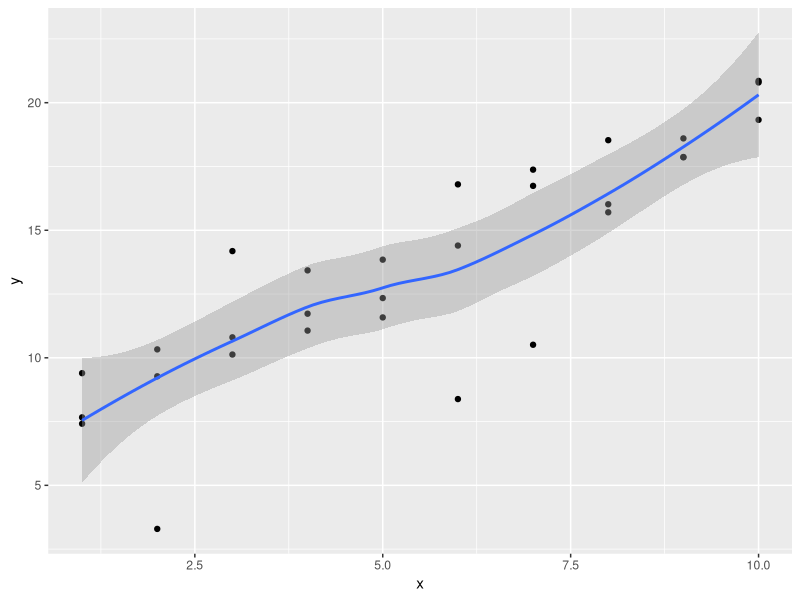
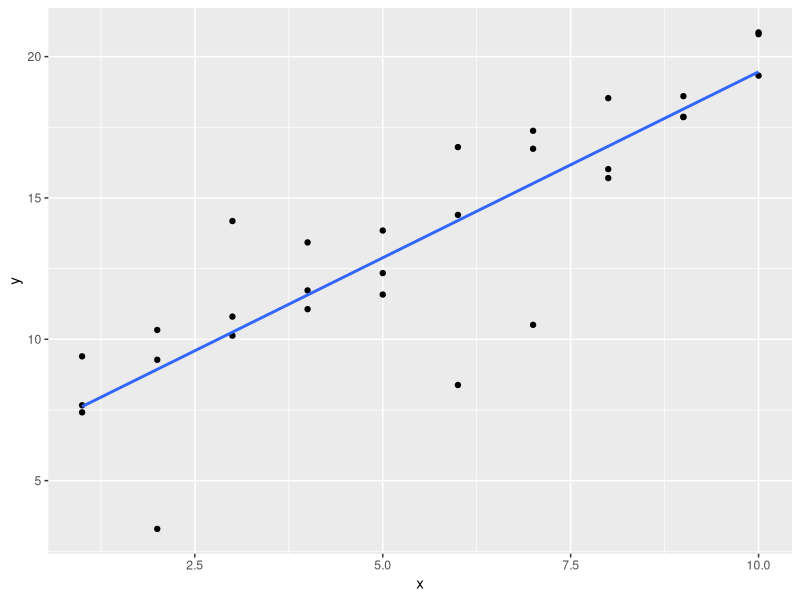

Recreate these plots in R, in order. (Note: this script raises an error after producing the figures.)
## ---- chunk 1
library(tidyverse)

library(modelr)
options(na.action = na.warn)
## ---- chunk 2
sim1a <- tibble(
  x = rep(1:10, each = 3),
  y = x * 1.5 + 6 + rt(length(x), df = 2)
)
## ---- chunk 3
sim1a_mod <- lm(y ~ x, data = sim1a)               # fit a linear model (straight line : `y ~ x`)

coef(sim1a_mod)                                    # Slope=1.480507    Intercept=5.806916

# Can't just put `sim1a_mod` into ggplot like below ...It plots *curve*, as for `sim1a`. (WHY?)
ggplot(sim1a_mod, aes(x, y)) +
  geom_point() +
  geom_smooth() 
## ---- chunk 4
ggplot(sim1a, aes(x = x, y = y)) +                 # OR using `sim1a_mod` gives same line (?)
  geom_point() +
  geom_smooth(method = "lm", se = FALSE)           # fit a linear model, not `method = 'loess'`
## ---- chunk 5
measure_distance <- function(mod, data) {
  diff <- data$y - make_prediction(mod, data)
  mean(abs(diff))
}
## ---- chunk 6
best <- optim(c(0, 0), measure_distance, data = sim1a)
best$par                                   # the best parameters of the 'mean-absolute distance'


# HOWEVER, although the code in Q2 defines `measure_distance` (and we have `sim1a` from Q1), that definition doesn't include what the `make_prediction()` function is ...SO at the moment we just get an ERROR
## ---- chunk 7
# "For the above function to work, we need to define a function `make_prediction` that takes a numeric vector of length two (the intercept and slope) and returns the predictions..."

make_prediction <- function(mod, data) {
  mod[1] + mod[2] * data$x
}

# (I don't properly understand this, but) running that `make_prediction` code, and then the `optim` code again, gives : [1] 6.013145 1.511948

# ...re. `lm()` with the same data, (in A1) : Slope=1.546082    Intercept=5.633505
## ---- chunk 8
model1 <- function(a, data) {
  a[1] + data$x * a[2] + a[3]
}
## ---- chunk 9
sim1_loess <- loess(y ~ x, data = sim1)                # model fitting

grid_loess <- sim1 %>%
  data_grid(x) %>%                                     # grid generation
  add_predictions(sim1_loess)                          # predictions

# "You can also use this function to add predictions [eg. from a `loess` regression] to your original [`sim1`] dataset" -- s23.3.1 R4DS book. (By default, output column gets named `pred`, but we could name it `pred_loess`) :
# sim1 <- sim1 %>%
#  data_grid(x) %>%
#  add_predictions(sim1_loess, var = "pred_loess")
## ---- chunk 10
ggplot(sim1, aes(x)) +                                 # visualisation
  geom_point(aes(y = y)) +
  geom_line(data = grid_loess, aes(y = pred), colour = "red", size = 1)
## ---- chunk 11
?add_predictions

# "A data frame. `add_prediction` adds a single new column, `.pred`, to the input data. `spread_predictions` adds one column for each model. `gather_predictions` adds two columns `.model` and `.pred`, and repeats the input rows for each model." -- Help

# "Next we add predictions. We’ll use modelr::add_predictions() which takes a data frame and a model. It adds the predictions from the model to a new column in the data frame" -- s23.3.1 R4DS book
## ---- chunk 12
ggplot(sim1, aes(x, resid)) + 
  geom_ref_line(h = 0) +
  geom_point()
# Just showing this for context. (Because running it here gives an error)

?geom_ref_line

# "geom_ref_line {modelr}" "Add a reference line (ggplot2)" -- Help
## ---- chunk 13
mod2 <- lm(y ~ x, data = sim2)

grid <- sim2 %>% 
  data_grid(x) %>% 
  add_predictions(mod2)
grid
## ---- chunk 14
mod2a <- lm(y ~ x - 1, data = sim2)          # [cf. chunk above] "explicitly drop it with `-1`"

grid <- sim2 %>% 
  data_grid(x) %>% 
  add_predictions(mod2a)
grid
## ---- chunk 15
# "To run a model without an intercept, add `-1` or `+0` to the right-hand-side of the formula"
mod2a <- lm(y ~ x - 1, data = sim2)

grid <- sim2 %>% 
  data_grid(x) %>% 
  spread_predictions(mod2, mod2a)            # `spread_predictions` let us compare side-by-side
grid
# "The predictions are exactly the same in the models with and without an intercept"
## ---- chunk 16

## ---- chunk 17
mod1 <- lm(y ~ x1 + x2, data = sim3)
mod2 <- lm(y ~ x1 * x2, data = sim3)
## ---- chunk 18

## ---- chunk 19
# Estimate models `mod1` and `mod2` on `sim4` :
mod1 <- lm(y ~ x1 + x2, data = sim4)
mod2 <- lm(y ~ x1 * x2, data = sim4)

# and add the residuals from these models to the `sim4` data :
sim4_mods <- gather_residuals(sim4, mod1, mod2)
## ---- chunk 20
# Frequency plots of both the residuals :
ggplot(sim4_mods, aes(x = resid, color = model)) +
  geom_freqpoly(binwidth = 0.5) +
  geom_rug()
